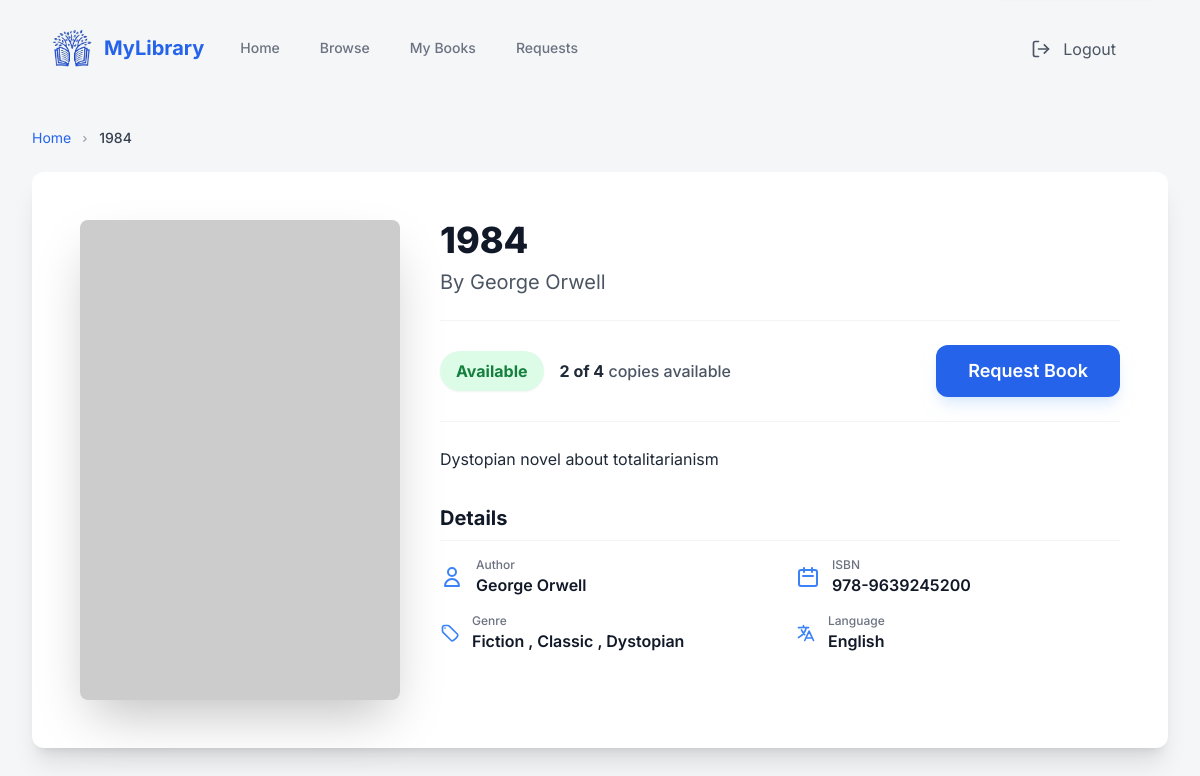
Before: /user/book/13/ (signed in) with the older database file.
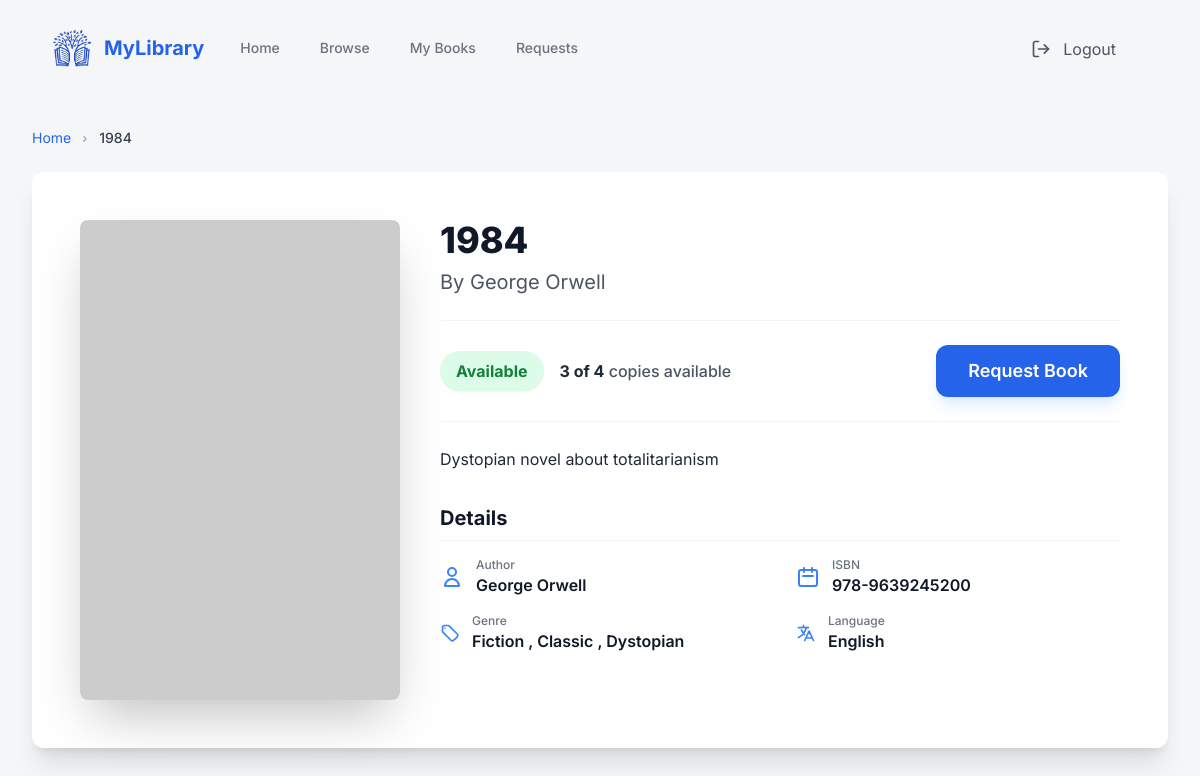
After: the same page with the newer database file.
### library_db/models.py (models this page shows, shortened)
class Book(models.Model):
    book_id = models.AutoField(primary_key=True)
    isbn = models.CharField(max_length=20, unique=True)
    title = models.CharField(max_length=255)
    author = models.CharField(max_length=100)
    genre = models.ManyToManyField(Genre, related_name='books')
    language = models.ForeignKey(Language, on_delete=models.CASCADE, related_name='books', null=True)
    description = models.TextField(blank=True, null=True)
    image_url = models.URLField(max_length=500, blank=True, null=True)
    total_copies = models.IntegerField()
    available_copies = models.IntegerField()
    def genre_display(self):
      return ', '.join(genre.genre_name for genre in self.genre.all())
    genre_display.short_description = 'Genres'

class Language(models.Model):
    language_id = models.AutoField(primary_key=True)
    language_name = models.CharField(max_length=100, unique=True)
    def __str__(self):
        return self.language_name

### LMS/views.py (the view)
# urls.py: path('user/book/<int:book_id>/', views.user_book_details, name='user_book_details'),
@login_required
def user_book_details(request, book_id):
    book = get_object_or_404(Book, book_id=book_id)
    lru = LRUCache(request.session)
    lru.add(book.pk)
    return render(request, 'users/book_details.html', {'book': book})

### LMS/views.py (called while the page is built)
    def add(self, book_id):
        if book_id in self.queue:
            self.queue.remove(book_id)
        self.queue.insert(0, book_id)
        if len(self.queue) > self.capacity:
            self.queue.pop() # Removes the last element (Tail)
        self.save()

    def save(self):
        self.session[self.key] = self.queue
        self.session.modified = True

### templates/users/book_details.html (shortened to what the changed rows need)
{% include "index.html" %}
{% block content %}
<main class="max-w-7xl mx-auto px-4 sm:px-6 lg:px-8 py-8">
    <nav class="text-sm text-gray-500 mb-6" aria-label="Breadcrumb">
        <ol class="list-none p-0 inline-flex">
            <li class="flex items-center">
                <a
                    href="{% url 'user_dashboard' %}"
                    class="text-blue-600 hover:text-blue-800 transition duration-150"
                    >Home</a
                >
                <svg
                    class="fill-current w-3 h-3 mx-2 text-gray-400"
                    xmlns="http://www.w3.org/2000/svg"
                    viewBox="0 0 20 20"
                >
                    <path
                        d="M7.293 14.707l3.293-3.293-3.293-3.293a1 1 0 111.414-1.414l4 4a1 1 0 010 1.414l-4 4a1 1 0 01-1.414-1.414z"
                    />
                </svg>
            </li>
            <li class="text-gray-700 font-medium truncate max-w-xs">
                {{book.title}}
            </li>
        </ol>
    </nav>
    <div class="bg-white rounded-xl shadow-xl p-8 lg:p-12">
        <div class="grid grid-cols-1 lg:grid-cols-3 gap-10">
            <div class="lg:col-span-2">
                <h1
                    class="text-4xl font-extrabold text-gray-900 mb-2"
                    id="book-title"
                >
                    {{book.title}}
                </h1>
                <p class="text-xl text-gray-600 mb-6" id="book-author">
                    By {{book.author}}
                </p>
                <div
                    class="flex flex-col sm:flex-row sm:items-center justify-between border-b border-t border-gray-100 py-6 mb-6"
                >
                    <div class="flex items-center space-x-4 mb-4 sm:mb-0">
                        <p class="text-gray-600 font-medium">
                            <span
                                id="available-copies"
                                class="font-bold text-gray-800"
                                >{{book.available_copies}} of
                                {{book.total_copies}}</span
                            >
                            copies available
                        </p>
                    </div>
                    <button
                        id="request-button"
                        class="py-3 px-8 text-lg bg-blue-600 text-white font-semibold rounded-xl hover:bg-blue-700 transition duration-150 shadow-lg shadow-blue-200/50 w-full sm:w-auto"
                    >
                    </button>
                </div>
                <div class="mb-8">
                    <p
                        id="book-description"
                        class="text-base text-gray-800 leading-relaxed"
                    >
                        {{book.description}}
                    </p>
                </div>
                <div>
                    <h2
                        class="text-xl font-bold text-gray-900 mb-4 border-b border-gray-100 pb-2"
                    >
                        Details
                    </h2>
                    <div
                        class="grid grid-cols-1 sm:grid-cols-2 gap-y-4 gap-x-8 text-gray-700"
                    >
                        <div class="flex items-center space-x-3">
                            <div>
                                <p class="text-xs font-medium text-gray-500">
                                    Author
                                </p>
                                <p
                                    id="detail-author"
                                    class="font-semibold text-gray-900"
                                >
                                    {{book.author}}
                                </p>
                            </div>
                        </div>
                        <div class="flex items-center space-x-3">
                            <div>
                                <p class="text-xs font-medium text-gray-500">
                                    ISBN
                                </p>
                                <p
                                    id="detail-isbn"
                                    class="font-semibold text-gray-900"
                                >
                                    {{book.isbn}}
                                </p>
                            </div>
                        </div>
                        <div class="flex items-center space-x-3">
                            <div>
                                <p class="text-xs font-medium text-gray-500">
                                    Language
                                </p>
                                <p
                                    id="detail-publisher"
                                    class="font-semibold text-gray-900"
                                >
                                    {{book.language}}
                                </p>
                            </div>
                        </div>
                    </div>
                </div>
            </div>
        </div>
    </div>
</main>
{% endblock %}

Changed rows visible on the page:
changed Book "George Orwell": available_copies "2" → "3"
